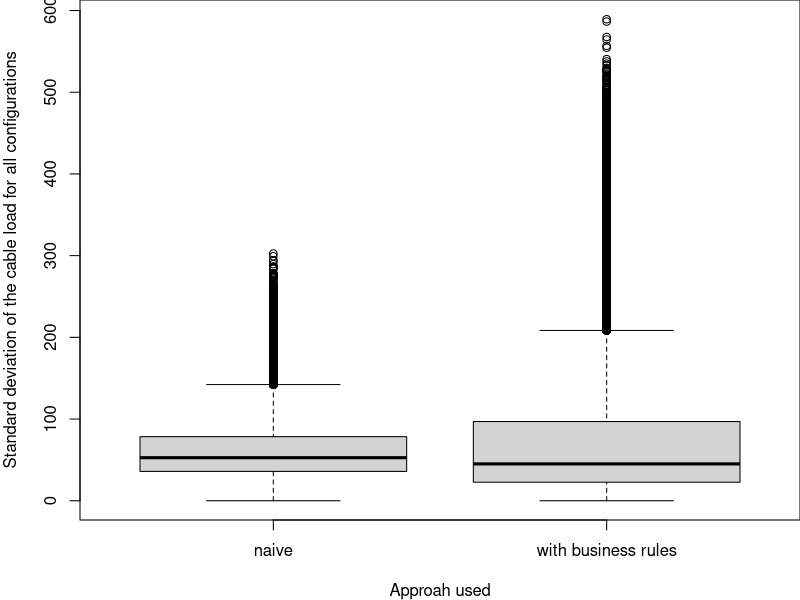

Recreate this plot in R.
xpData = read.csv(file="results-varload-ls.csv", header = TRUE)


par(mar=c(4,4,0,0))
boxplot(
  xpData$std ~ xpData$version,
  xlab = "Approah used",
  names = c("naive", "with business rules"),
  ylab = "Standard deviation of the cable load for all configurations"
        )